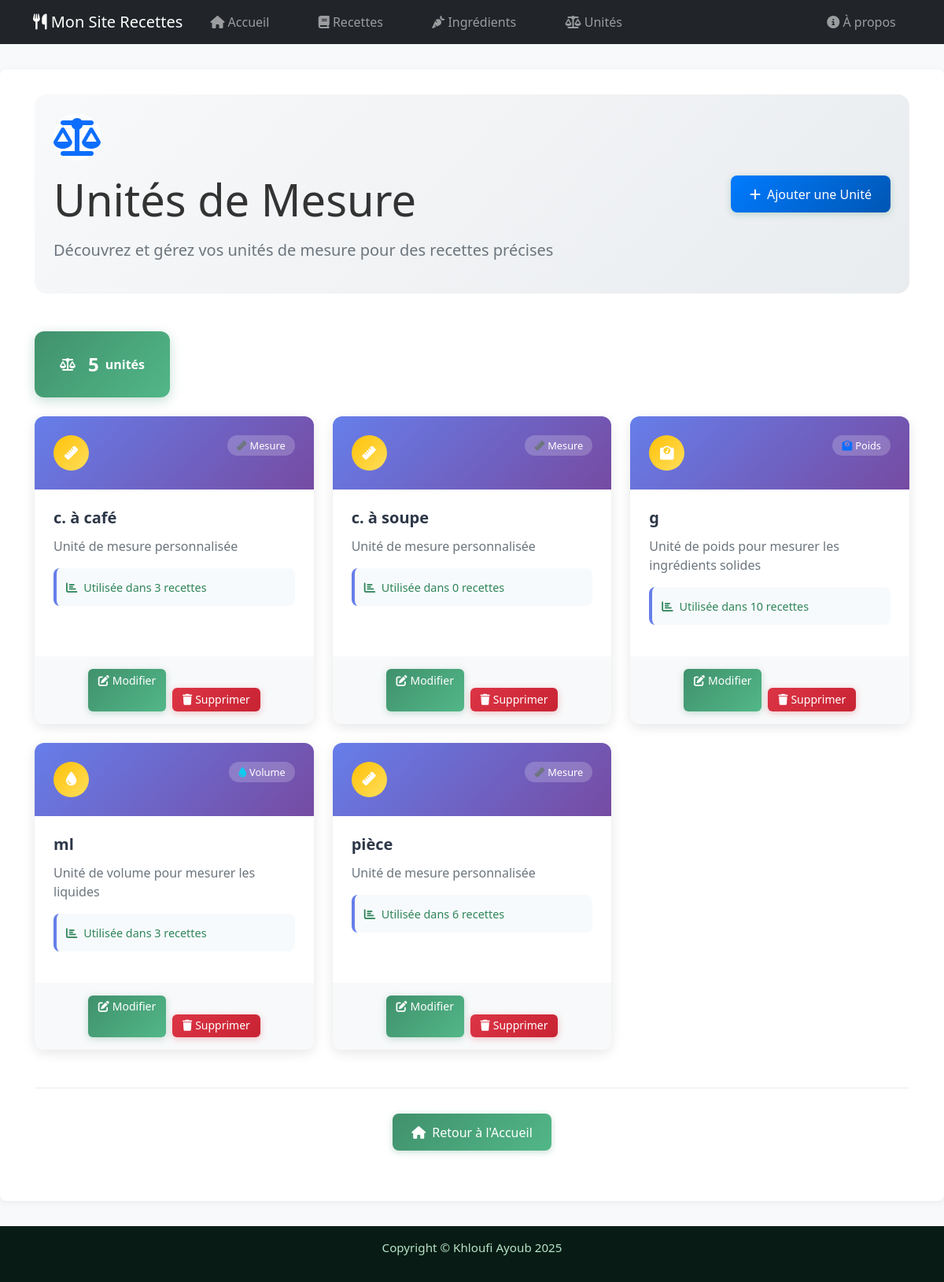
/units/, run on the app's committed database.
### App/models.py (models this page shows, shortened)
class Unit(models.Model):
    unit = models.CharField(max_length=20, verbose_name="Unité")
    class Meta:
        ordering = ('unit',)
        verbose_name = "unité"
        verbose_name_plural = "unités"

### App/views/unit_views.py (the view)
# urls.py: path('units/', views.UnitListView.as_view(), name="units"),
class UnitListView(View):
    def get(self, request):
        units_list = Unit.objects.all()
        paginator = Paginator(units_list, 8)  # 8 unités par page (2 lignes de 4)
        page = request.GET.get('page')
        try:
            units = paginator.page(page)
        except PageNotAnInteger:
            units = paginator.page(1)
        except EmptyPage:
            units = paginator.page(paginator.num_pages)
        return render(request, 'App/unit/unit_list.html', {'units': units})

### App/templates/App/unit/unit_list.html (shortened to what this page needs)
{% extends 'base.html' %}
{% load static %}
{% block content %}
<div class="units-page">
  <div class="page-header mb-5">
    <div class="row align-items-center">
      <div class="col-lg-8">
        <div class="header-content">
          <div class="header-icon mb-3">
            <i class="fas fa-balance-scale fa-3x text-primary"></i>
          </div>
          <h1 class="display-4 mb-3">Unités de Mesure</h1>
          <p class="lead text-muted">Découvrez et gérez vos unités de mesure pour des recettes précises</p>
        </div>
      </div>
      <div class="col-lg-4 text-lg-end">
        <a href="{% url 'add_unit' %}" class="btn btn-lg btn-primary">
          <i class="fas fa-plus me-2"></i>Ajouter une Unité
        </a>
      </div>
    </div>
  </div>
  {% if units %}
    <div class="units-stats mb-4">
      <div class="stats-card">
        <i class="fas fa-balance-scale me-2"></i>
        <span class="stats-number">{{ units.paginator.count }}</span>
        <span class="stats-label">unité{{ units.paginator.count|pluralize }}</span>
      </div>
    </div>
    <div class="row g-4">
      {% for unit in units %}
      <div class="col-lg-4 col-md-6 col-sm-12">
        <div class="unit-card-modern">
          <div class="unit-header">
            <div class="unit-icon">
              {% if unit.unit == "g" or unit.unit == "kg" %}
                <i class="fas fa-weight"></i>
              {% elif unit.unit == "ml" or unit.unit == "l" or unit.unit == "cl" %}
                <i class="fas fa-tint"></i>
              {% elif unit.unit == "tasse" or unit.unit == "cuillère" %}
                <i class="fas fa-utensils"></i>
              {% else %}
                <i class="fas fa-ruler"></i>
              {% endif %}
            </div>
            <div class="unit-meta">
              <span class="unit-type">
                {% if unit.unit == "g" or unit.unit == "kg" %}
                  <i class="fas fa-weight me-1 text-primary"></i>Poids
                {% elif unit.unit == "ml" or unit.unit == "l" or unit.unit == "cl" %}
                  <i class="fas fa-tint me-1 text-info"></i>Volume
                {% elif unit.unit == "tasse" or unit.unit == "cuillère" %}
                  <i class="fas fa-utensils me-1 text-success"></i>Cuisine
                {% else %}
                  <i class="fas fa-ruler me-1 text-secondary"></i>Mesure
                {% endif %}
              </span>
            </div>
          </div>
          <div class="unit-content">
            <h3 class="unit-title">{{ unit.unit }}</h3>
            <p class="unit-description text-muted">
              {% if unit.unit == "g" or unit.unit == "kg" %}
                Unité de poids pour mesurer les ingrédients solides
              {% elif unit.unit == "ml" or unit.unit == "l" or unit.unit == "cl" %}
                Unité de volume pour mesurer les liquides
              {% elif unit.unit == "tasse" or unit.unit == "cuillère" %}
                Unité de cuisine pour mesures pratiques
              {% else %}
                Unité de mesure personnalisée
              {% endif %}
            </p>
            <div class="unit-usage-preview">
              <span class="usage-label">
                <i class="fas fa-chart-bar me-1"></i>
                Utilisée dans {{ unit.recipeingredient_set.count }} recette{{ unit.recipeingredient_set.count|pluralize }}
              </span>
            </div>
          </div>
          <div class="unit-actions">
            <a href="{% url 'edit_unit' unit.id %}" class="btn btn-outline-secondary btn-sm">
              <i class="fas fa-edit me-1"></i>Modifier
            </a>
            <form method="post" action="{% url 'delete_unit' unit.id %}" style="display:inline;" onsubmit="return confirm('Êtes-vous sûr de vouloir supprimer l\'unité {{ unit.unit }} ?');">
              <button type="submit" class="btn btn-danger">
                <i class="fas fa-trash me-1"></i>Supprimer
              </button>
            </form>
          </div>
        </div>
      </div>
      {% endfor %}
    </div>
  {% endif %}
  <div class="page-navigation mt-5">
    <a href="{% url 'home' %}" class="btn btn-outline-secondary">
      <i class="fas fa-home me-2"></i>Retour à l'Accueil
    </a>
  </div>
</div>
{% endblock %}

### static/css/styles.css (style rules this page uses)
html, body { height: 100%; }
body { font-family: 'Segoe UI', Arial, sans-serif; background-color: #f8f9fa; color: #333; margin: 0; padding: 0; display: flex; flex-direction: column; }
.usage-label { color: #2f855a; font-weight: 500; font-size: 0.9rem; }
.unit-actions .btn { padding: 0.4rem 0.8rem; font-size: 0.875rem; line-height: 1.2; font-weight: 500; }
.unit-card-modern { background: white; border-radius: 12px; box-shadow: 0 4px 15px rgba(0, 0, 0, 0.1); transition: all 0.3s ease; overflow: hidden; height: 100%; display: flex; flex-direction: column; }
.unit-header { background: linear-gradient(135deg, #667eea 0%, #764ba2 100%); color: white; padding: 1.5rem; display: flex; justify-content: space-between; align-items: flex-start; }
.unit-icon { width: 50px; height: 50px; background: rgba(255, 255, 255, 0.2); border-radius: 10px; display: flex; align-items: center; justify-content: center; font-size: 1.5rem; }
.unit-meta { text-align: right; }
.unit-type { background: rgba(255, 255, 255, 0.2); padding: 0.25rem 0.75rem; border-radius: 15px; font-size: 0.8rem; font-weight: 500; }
.unit-content { padding: 1.5rem; flex-grow: 1; }
.unit-title { font-size: 1.25rem; font-weight: 600; margin-bottom: 0.75rem; color: #2d3748; }
.unit-description { color: #718096; margin-bottom: 1rem; line-height: 1.5; }
.unit-usage-preview { background: #f7fafc; padding: 0.75rem; border-radius: 8px; margin-bottom: 1rem; border-left: 4px solid #667eea; }
.unit-actions { padding: 1rem 1.5rem; background: #f8f9fa; display: flex; gap: 0.5rem; justify-content: space-between; }
.btn { display: inline-block; background: #40916c; color: #fff; padding: 0.5rem 1.2rem; border: none; border-radius: 4px; font-size: 1rem; cursor: pointer; text-decoration: none; transition: background 0.2s; }
form { margin-top: 1.5rem; }
.btn { display: inline-block; background: linear-gradient(135deg, #40916c, #52b788); color: #fff; padding: 0.7rem 1.5rem; border: none; border-radius: 8px; font-size: 1rem; font-weight: 500; cursor: pointer; text-decoration: none; transition: all 0.3s ease; box-shadow: 0 2px 8px rgba(64, 145, 108, 0.3); }
.btn-danger { background: linear-gradient(135deg, #dc3545, #e74c3c); box-shadow: 0 2px 8px rgba(220, 53, 69, 0.3); }
.page-header { background: linear-gradient(135deg, #f8f9fa 0%, #e9ecef 100%); border-radius: 15px; padding: 1.5rem; margin-bottom: 1.5rem; }
.header-content { text-align: left; }
.header-icon { background: rgba(255, 255, 255, 0.8); border-radius: 50%; width: 60px; height: 60px; display: inline-flex; align-items: center; justify-content: center; backdrop-filter: blur(10px); border: 2px solid rgba(255, 255, 255, 0.3); }
.stats-card { background: linear-gradient(135deg, #40916c, #52b788); color: white; padding: 1.5rem 2rem; border-radius: 12px; display: inline-flex; align-items: center; gap: 0.5rem; font-weight: 600; box-shadow: 0 4px 15px rgba(64, 145, 108, 0.3); }
.stats-number { font-size: 1.5rem; font-weight: 700; }
.page-navigation { text-align: center; padding: 2rem 0; border-top: 1px solid #e9ecef; }
.unit-icon { width: 45px; height: 45px; background: linear-gradient(135deg, #ffc107, #ffdf5d); border-radius: 50%; display: inline-flex; align-items: center; justify-content: center; color: white; font-size: 1.1rem; }
.unit-actions { display: flex; gap: 0.3rem; justify-content: center; }
.ingredient-actions, .unit-actions { display: flex; gap: 0.5rem; justify-content: center; flex-wrap: wrap; }
.ingredient-actions .btn, .unit-actions .btn { font-weight: 500; border-radius: 6px; transition: all 0.2s ease; }
.btn-primary { background: linear-gradient(135deg, #007bff, #0056b3); border: none; color: white; font-weight: 500; }
.btn-danger { background: linear-gradient(135deg, #dc3545, #c82333); border: none; color: white; font-weight: 500; }
.btn-sm { padding: 0.4rem 0.8rem; font-size: 0.875rem; }

### data on the page
Unit: shows "Mesure", unit "c. à café", shows "Unité de mesure personnalisée", recipeingredient_set.count "3"
Unit: shows "Mesure", unit "c. à soupe", shows "Unité de mesure personnalisée", recipeingredient_set.count "0"
Unit: shows "Poids", unit "g", shows "Unité de poids pour mesurer les ingrédients solides", recipeingredient_set.count "10"
Unit: shows "Volume", unit "ml", shows "Unité de volume pour mesurer les liquides", recipeingredient_set.count "3"
Unit: shows "Mesure", unit "pièce", shows "Unité de mesure personnalisée", recipeingredient_set.count "6"

### other printed values
{{ units.paginator.count }} "5"
